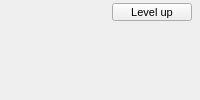
                <widget class="QFrame" name="card_0">
                 <layout class="QVBoxLayout" name="card_0_layout">
                  <property name="spacing">
                   <number>1</number>
                  </property>
                  <property name="leftMargin">
                   <number>8</number>
                  </property>
                  <property name="topMargin">
                   <number>2</number>
                  </property>
                  <property name="rightMargin">
                   <number>8</number>
                  </property>
                  <property name="bottomMargin">
                   <number>2</number>
                  </property>
                  <item>
                   <layout class="QHBoxLayout" name="card_0_top">
                    <item>
                     <widget class="QLabel" name="card_0_name">
                      <property name="text">
                       <string />
                      </property>
                      <property name="font">
                       <font>
                        <bold>true</bold>
                       </font>
                      </property>
                     </widget>
                    </item>
                    <item>
                     <widget class="IconRow" name="card_0_conditions" />
                    </item>
                    <item>
                     <spacer name="card_0_top_spacer">
                      <property name="orientation">
                       <enum>Qt::Horizontal</enum>
                      </property>
                      <property name="sizeHint" stdset="0">
                       <size>
                        <width>40</width>
                        <height>20</height>
                       </size>
                      </property>
                     </spacer>
                    </item>
                    <item>
                     <widget class="QLabel" name="card_0_klass">
                      <property name="text">
                       <string />
                      </property>
                      <property name="font">
                       <font>
                        <pointsize>8</pointsize>
                       </font>
                      </property>
                     </widget>
                    </item>
                   <item alignment="Qt::AlignRight">
                     <widget class="IconRow" name="card_0_quickfight" />
                    </item>
                    <item alignment="Qt::AlignRight">
                     <widget class="QPushButton" name="card_0_level_up">
                      <property name="font">
                       <font>
                        <pointsize>8</pointsize>
                       </font>
                      </property>
                      <property name="cursor">
                       <cursorShape>PointingHandCursor</cursorShape>
                      </property>
                      <property name="text">
                       <string>Level up</string>
                      </property>
                      <property name="minimumSize">
                       <size>
                        <width>0</width>
                        <height>18</height>
                       </size>
                      </property>
                      <property name="maximumSize">
                       <size>
                        <width>16777215</width>
                        <height>18</height>
                       </size>
                      </property>
                     </widget>
                    </item>
                   </layout>
                  </item>
                  <item>
                   <layout class="QVBoxLayout" name="card_0_bars">
                    <item>
                     <widget class="Bar" name="card_0_hp" />
                    </item>
                    <item>
                     <widget class="Bar" name="card_0_xp_0" />
                    </item>
                    <item>
                     <widget class="Bar" name="card_0_xp_1" />
                    </item>
                    <item>
                     <widget class="Bar" name="card_0_xp_2" />
                    </item>
                   </layout>
                  </item>
                  </layout>
                </widget>
